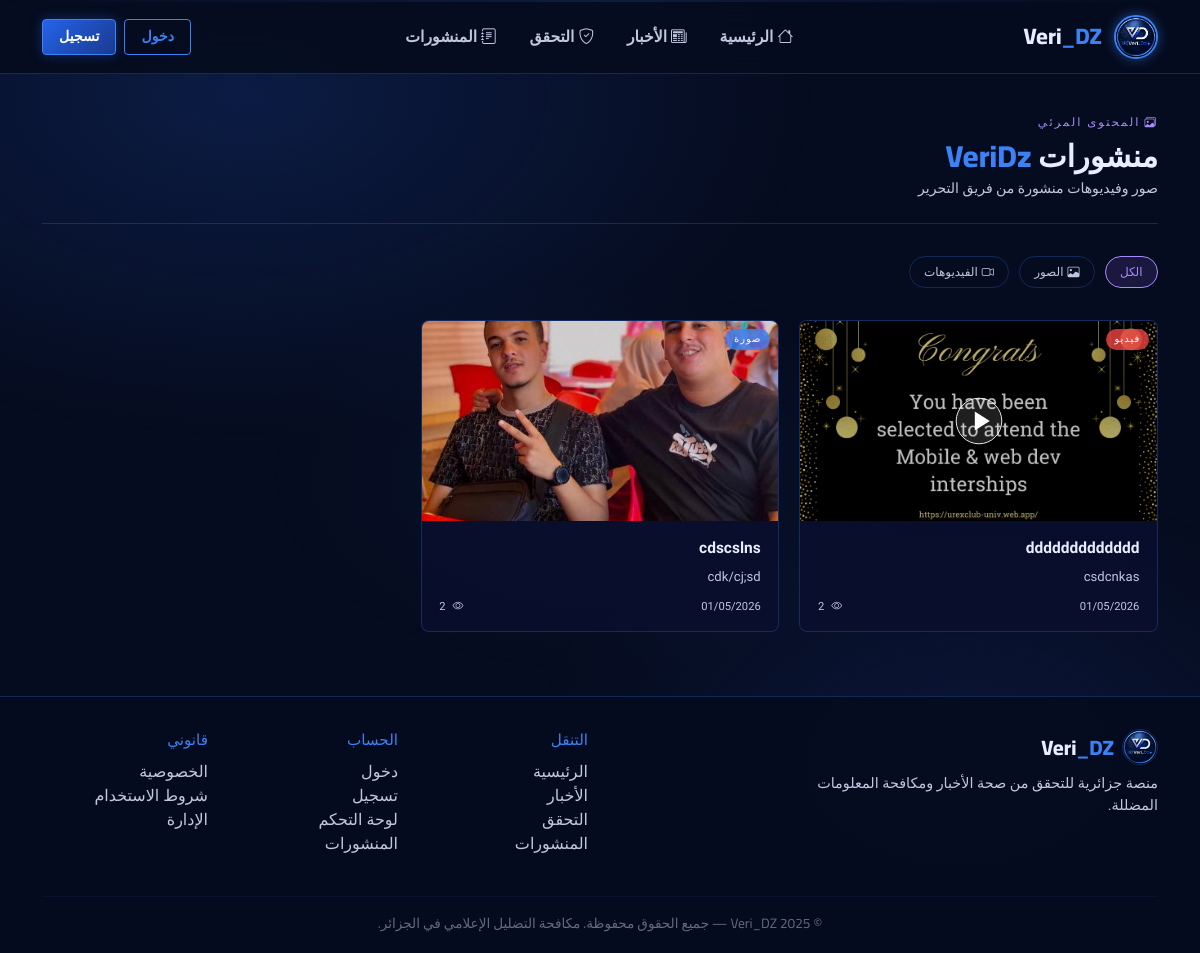
Before: /publications/ with the older database file.
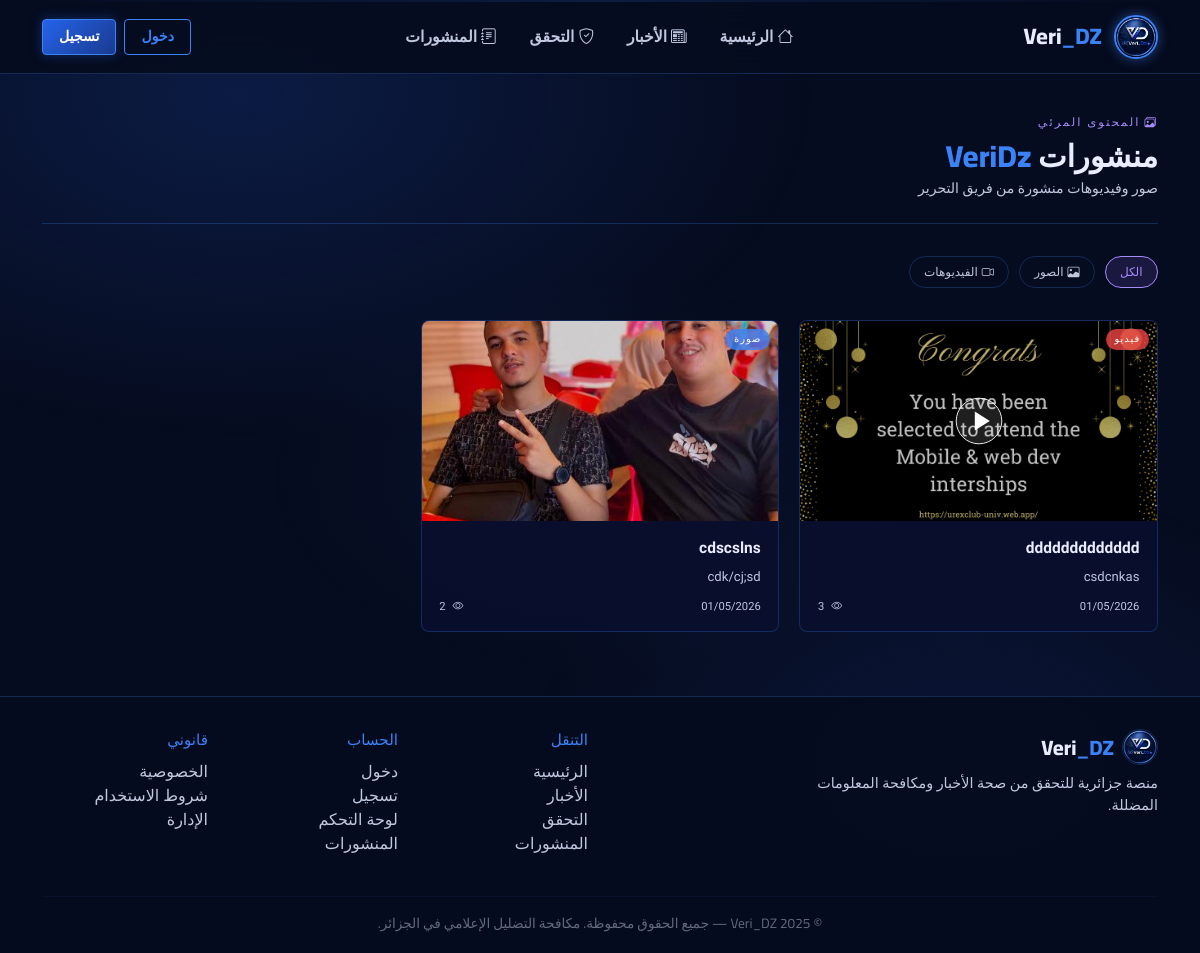
After: the same page with the newer database file.
### publications/models.py (models this page shows, shortened)
class Publication(models.Model):
    TYPE_CHOICES = [
        ('image', 'Image'),
        ('video', 'Video'),
    ]
    title = models.CharField(max_length=200)
    description = models.TextField(blank=True)
    pub_type = models.CharField(max_length=10, choices=TYPE_CHOICES)
    image = models.ImageField(upload_to='publications/images/', blank=True, null=True)
    video = models.FileField(upload_to='publications/videos/', blank=True, null=True)
    thumbnail = models.ImageField(upload_to='publications/thumbnails/', blank=True, null=True)
    author = models.ForeignKey(
        settings.AUTH_USER_MODEL,
        on_delete=models.CASCADE
    )
    created_at = models.DateTimeField(auto_now_add=True)
    updated_at = models.DateTimeField(auto_now=True)
    is_published = models.BooleanField(default=True)
    views_count = models.PositiveIntegerField(default=0)
    class Meta:
        ordering = ['-created_at']

### publications/views.py (the view)
# urls.py: path('', views.publication_list, name='list'),
def publication_list(request):
    pub_type = request.GET.get('type', '')
    publications = Publication.objects.filter(is_published=True)
    if pub_type in ['image', 'video']:
        publications = publications.filter(pub_type=pub_type)
    return render(request, 'publications/list.html', {
        'publications': publications,
        'active_type': pub_type,
    })

### publications/templates/publications/list.html (shortened to what this page needs)
{% extends 'base.html' %}
{% block content %}
<div class="container">
    <div class="pub-hero">
        <div class="pub-hero-label"><i class="bi bi-images me-1"></i>المحتوى المرئي</div>
        <div class="d-flex justify-content-between align-items-end flex-wrap gap-3">
            <div>
                <h1 class="vd-section-title mb-1">منشورات <span class="accent">VeriDz</span></h1>
                <p class="text-vd-silver mb-0" style="font-size:0.88rem;">صور وفيديوهات منشورة من فريق التحرير</p>
            </div>
        </div>
    </div>
    <div class="filter-bar">
        <a href="/publications/" class="filter-chip {% if not active_type %}active{% endif %}">الكل</a>
        <a href="/publications/?type=image" class="filter-chip image-chip {% if active_type == 'image' %}active{% endif %}">
            <i class="bi bi-image me-1"></i>الصور
        </a>
        <a href="/publications/?type=video" class="filter-chip video-chip {% if active_type == 'video' %}active{% endif %}">
            <i class="bi bi-camera-video me-1"></i>الفيديوهات
        </a>
    </div>
    <div class="pub-grid">
        {% for pub in publications %}
        <a href="/publications/{{ pub.pk }}/" class="pub-card">
            <div class="card-media">
                {% if pub.pub_type == 'image' and pub.image %}
                    <img src="{{ pub.image.url }}" alt="{{ pub.title }}" loading="lazy">
                {% elif pub.pub_type == 'video' %}
                    {% if pub.thumbnail %}
                        <img src="{{ pub.thumbnail.url }}" alt="{{ pub.title }}" loading="lazy">
                    {% else %}
                        <div class="media-placeholder"><i class="bi bi-camera-video"></i></div>
                    {% endif %}
                    <div class="play-overlay">
                        <svg viewBox="0 0 80 80" fill="none" xmlns="http://www.w3.org/2000/svg">
                            <circle cx="40" cy="40" r="38" fill="rgba(255,255,255,0.12)" stroke="white" stroke-width="1.5"/>
                            <polygon points="33,24 58,40 33,56" fill="white"/>
                        </svg>
                    </div>
                {% else %}
                    <div class="media-placeholder"><i class="bi bi-image"></i></div>
                {% endif %}
                <span class="type-pill {{ pub.pub_type }}">
                    {% if pub.pub_type == 'image' %}صورة{% else %}فيديو{% endif %}
                </span>
            </div>
            <div class="card-body">
                <div class="card-title">{{ pub.title }}</div>
                {% if pub.description %}
                <div class="card-desc">{{ pub.description }}</div>
                {% endif %}
                <div class="card-footer-meta">
                    <span>{{ pub.created_at|date:"d/m/Y" }}</span>
                    <span class="views-count">
                        <i class="bi bi-eye" style="font-size:0.68rem;"></i>
                        {{ pub.views_count }}
                    </span>
                </div>
            </div>
        </a>
        {% empty %}
        <div class="empty-pub">
            <i class="bi bi-images"></i>
            <h4>لا توجد منشورات بعد</h4>
            <p style="font-size:0.85rem;">لم يقم فريق التحرير بنشر أي محتوى حتى الآن. تابعنا قريباً.</p>
        </div>
        {% endfor %}
    </div>
</div>
{% endblock %}

Changed rows visible on the page:
changed Publication "ddddddddddddd": views_count "2" → "3"
